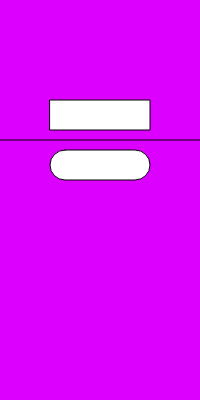
Frame 1 (no input)
Frame 60 (no input): identical to frame 1, image omitted
Frame 120 (the mouse pressed at the canvas centre since frame 60): identical to frame 1, image omitted

The p5.js sketch that drew this single still picture (run headless with seeded random() and noise() and a simulated clock; from frame 60 on, the mouse is pressed at the canvas centre):

// p5.js sketch
// ── sketch.js
function setup() {
  createCanvas(200, 400);
}

function draw() {
  background(220, 0, 300);
  //cartesian coords, origin starts at top left
  // the width of this canvas includes pixels 0 to 199 (exclusive indexing)
  // arg order rect(x,y,wid,hgt)
  rect(50, 100, 100, 30);
  rect(50, 150, 100, 30, 90);
  line(0, 140, 200, 140);
  //Using rectMode you can start your rectangle from a different origin
  //rectMode(CENTER);
}
